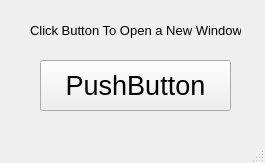
<?xml version="1.0" encoding="UTF-8"?>
<ui version="4.0">
 <class>MainWindow</class>
 <widget class="QMainWindow" name="MainWindow">
  <property name="geometry">
   <rect>
    <x>0</x>
    <y>0</y>
    <width>265</width>
    <height>163</height>
   </rect>
  </property>
  <property name="windowTitle">
   <string>MainWindow</string>
  </property>
  <widget class="QWidget" name="centralwidget">
   <widget class="QPushButton" name="pushButton">
    <property name="geometry">
     <rect>
      <x>40</x>
      <y>60</y>
      <width>191</width>
      <height>51</height>
     </rect>
    </property>
    <property name="font">
     <font>
      <pointsize>20</pointsize>
     </font>
    </property>
    <property name="text">
     <string>PushButton</string>
    </property>
   </widget>
   <widget class="QLabel" name="label">
    <property name="geometry">
     <rect>
      <x>30</x>
      <y>20</y>
      <width>211</width>
      <height>20</height>
     </rect>
    </property>
    <property name="font">
     <font>
      <pointsize>10</pointsize>
     </font>
    </property>
    <property name="styleSheet">
     <string notr="true">color=blue;</string>
    </property>
    <property name="text">
     <string>Click Button To Open a New Window</string>
    </property>
   </widget>
  </widget>
  <widget class="QMenuBar" name="menubar">
   <property name="geometry">
    <rect>
     <x>0</x>
     <y>0</y>
     <width>265</width>
     <height>22</height>
    </rect>
   </property>
  </widget>
  <widget class="QStatusBar" name="statusbar"/>
 </widget>
 <resources/>
 <connections/>
</ui>
